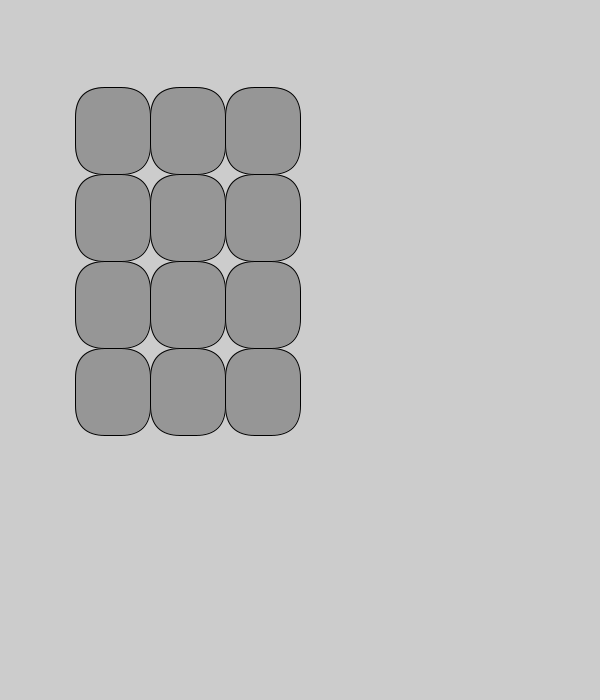
Frame 1 (no input)
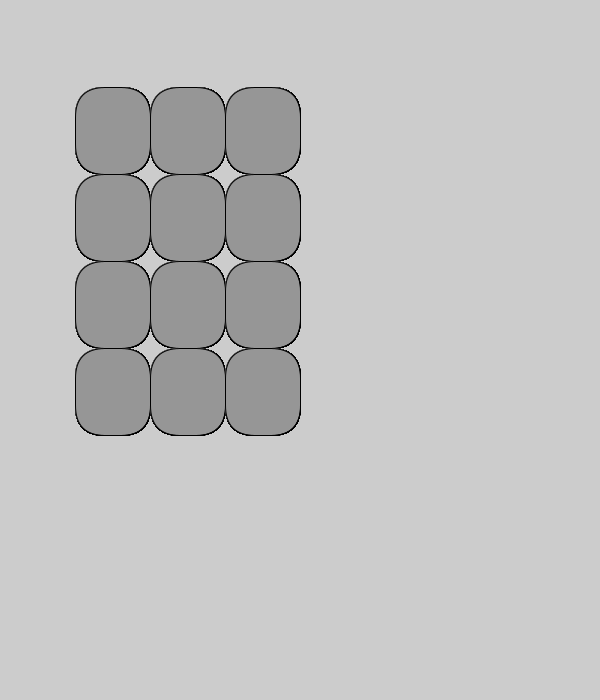
Frame 60 (the mouse pressed at the canvas centre just before this capture)
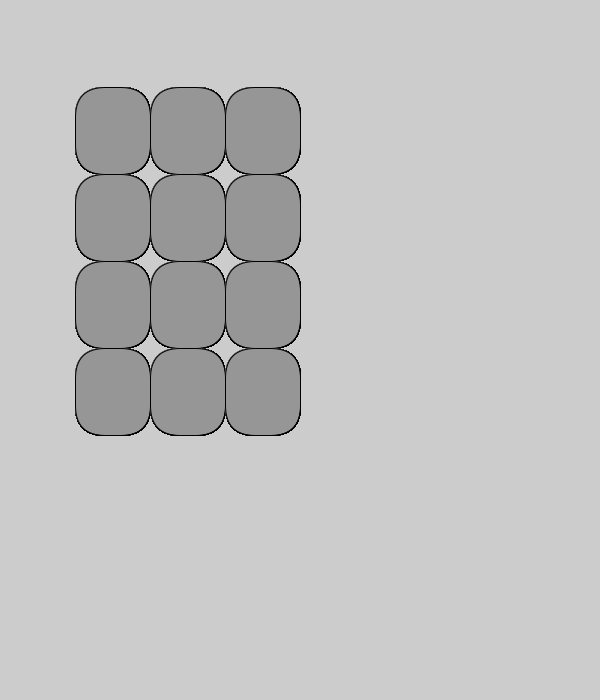
Frame 120 (the mouse held since frame 60 and released just before this capture)

The Processing sketch that drew these frames (run headless with seeded random() and noise(); from frame 60 on, the mouse is pressed at the canvas centre):

// Processing sketch: TimerApp
// ── TimerApp.pde
//Global Variables
int appWidth, appHeight;
Boolean windowActivated = false;
float button1Width, button1Height;
float BX1, BX2, BX3, BY1, BY2, BY3, BY4, BAY, BAX, BAW, BAH, X1, X2, X3, X4, Y1, Y2, Y3, Y4;
//
void setup () {
  size( 600, 700 );
  //fullScreen(); //displayWidth, displayHeight
  appWidth = width;
  appHeight = height;
  //
  button1Width = appWidth/8;
  button1Height = appHeight/8;
  //
  println("Display Width", displayWidth, "Display Height", displayHeight);
  println("App Width", appWidth, "App Height", appHeight);
  //
  if (appWidth>displayWidth) appWidth=displayWidth;
  if (appHeight>displayHeight) appHeight=displayHeight;
  println(appWidth, appHeight);
  //
} //End Setup
//
void draw() {
Buttons();
//FOR();
} //End draw
//
void mousePressed() {
  windowActivated = true;
  ButtonFunction();
} //End mousePressed
//
void keyPressed( ) {
}  //End keyPressed
//
//End MAIN Program

// ── Buttons.pde
void Buttons() {
  //Area
  BAY = 
  BAX =
  //Button Variables
  //
  BX1 = button1Width;
  BX2 = button1Width*2;
  BX3 = button1Width*3;
  //
  BY1 = button1Height;
  BY2 = button1Height*2;
  BY3 = button1Height*3;
  BY4 = button1Height*4;
  //Buttons
  X1 = button1Width ;
  X2 = X1 + button1Width ;
  X3 = X2 + button1Width ;
  //
  Y1 = button1Height ;
  Y2 = Y1 + button1Height ;
  Y3 = Y2 + button1Height ;
  Y4 = Y3 + button1Height ;
  //
  //noStroke();
  fill ( 150, 150, 150 );
  //---Row 1
  rect ( BX1, BY1, button1Width, button1Height, 30);
  rect ( BX2, BY1, button1Width, button1Height, 30 );
  rect ( BX3, BY1, button1Width, button1Height, 30 );
  //---Row 2
  rect ( BX1, BY2, button1Width, button1Height, 30 );
  rect ( BX2, BY2, button1Width, button1Height, 30 );
  rect ( BX3, BY2, button1Width, button1Height, 30 );
  //---Row 3
  rect ( BX1, BY3, button1Width, button1Height, 30 );
  rect ( BX2, BY3, button1Width, button1Height, 30 );
  rect ( BX3, BY3, button1Width, button1Height, 30 );
  //---Row 4
  rect ( BX1, BY4, button1Width, button1Height, 30 );
  rect ( BX2, BY4, button1Width, button1Height, 30 );
  rect ( BX3, BY4, button1Width, button1Height, 30 );
  //
}//End Buttons
void ButtonFunction() {
  
  //
}//End ButtonFunction

// ── FOR.pde
/*void FOR () {
  for ( int i=0; i<numPadColum; j++ ); {
    for ( int j=0; j<numPadColum; i- ); {
      rect( X(i), Y(i), ButtonWidth, ButtonHeight );
    };
  };
}//End FOR */

// ── splashScreen.pde
void splashScreen() {
  //
  background(0);
  //
} //End splashScreen
